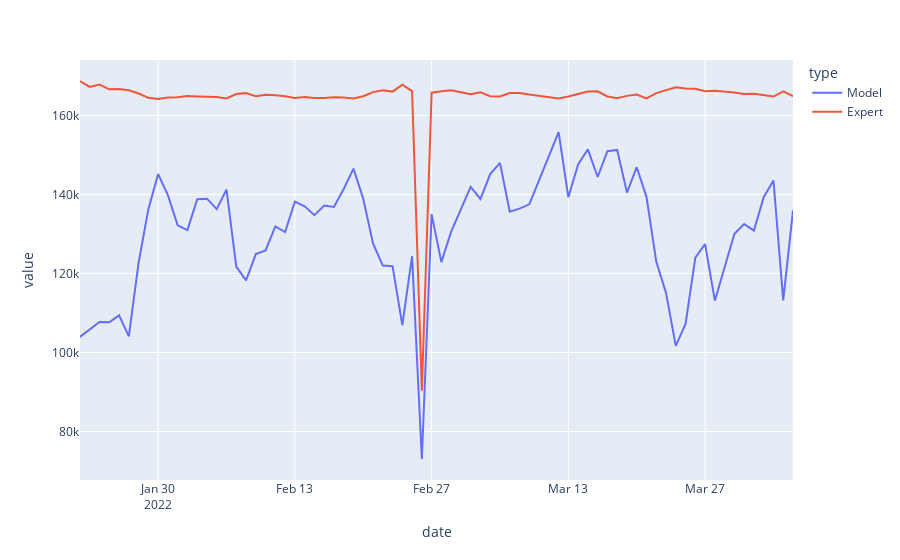
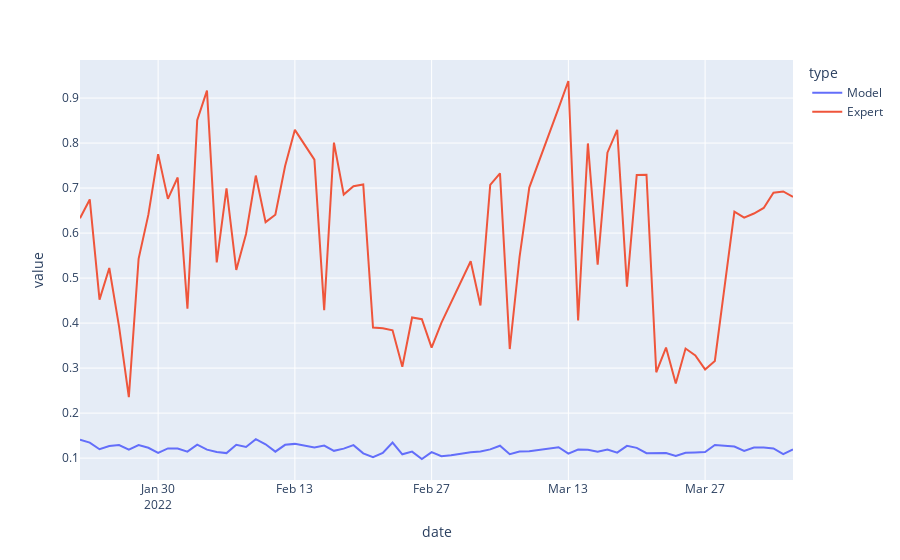
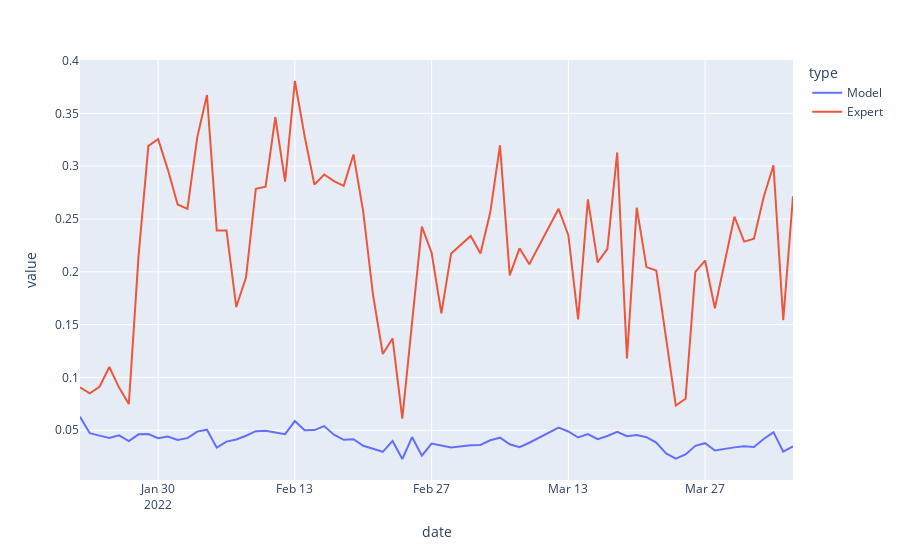
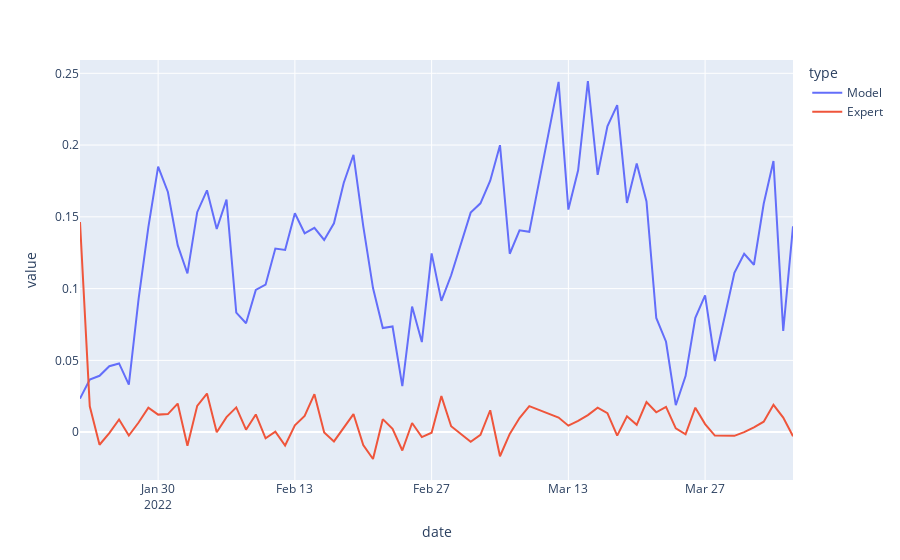

Notebook cell for these charts, in order:
### Code cell
# SUMMARY Results

files = ["delta_inventory_pnlreward_1684931119_summary_run_trades.csv", "delta_inventory_pnlreward_1684931119_summary_run_trades_as_comparison=False.csv"]

rename_dict = {
    files[0]: "Model",
    files[1]: "Expert"}

full_df = pd.DataFrame()
for i in files:
    df = pd.read_csv(f"/Users/juusoahlroos/Documents/own/gradu/parsed_data/results/testing/{i}")
    df['type'] = rename_dict[i]
    if full_df.empty:
        full_df = df
    else:
        full_df = pd.concat([full_df, df])
    
full_df['date'] = pd.to_datetime(full_df['date'])
full_df = full_df[(full_df.date != "2022-03-10") & (full_df.date != "2022-03-29") & (full_df.date != "2022-03-02")]
full_df['total_trades'] = full_df.bid_trade_count + full_df.ask_trade_count

full_df['limit_volume'] = full_df.bid_limit_volume + full_df.ask_limit_volume
full_df['market_volume'] = full_df.bid_market_volume + full_df.ask_market_volume
full_df['total_volume'] = full_df.limit_volume + full_df.market_volume
full_df['limit_volume_ratio'] = full_df.limit_volume / full_df.total_volume
full_df['limit_value'] = full_df.bid_limit_value + full_df.ask_limit_value
full_df['market_value'] = full_df.bid_market_value + full_df.ask_market_value


fig1 = px.line(full_df, x='date', y=['total_trades'], color="type")
fig2 = px.line(full_df, x='date', y=['max_inventory'], color="type")
fig3 = px.line(full_df, x='date', y=['mean_abs_inv'], color="type")
fig4 = px.line(full_df, x='date', y=['episode_return'], color="type")
fig5 = px.line(full_df, x='date', y=['drawdown'], color="type")
fig6 = px.line(full_df, x='date', y=['limit_volume_ratio'], color="type")




# fig1.write_image(os.path.join(visual_folder, 'trades_plot.png'))
# fig2.write_image(os.path.join(visual_folder, 'max_inventory_plot.png'))
# fig3.write_image(os.path.join(visual_folder, 'mean_abs_inv_plot.png'))
# fig4.write_image(os.path.join(visual_folder, 'episode_return_plot.png'))
# fig5.write_image(os.path.join(visual_folder, 'drawdown_plot.png'))

fig1.show()
fig2.show()
fig3.show()
fig4.show()
fig5.show()
fig6.show()
